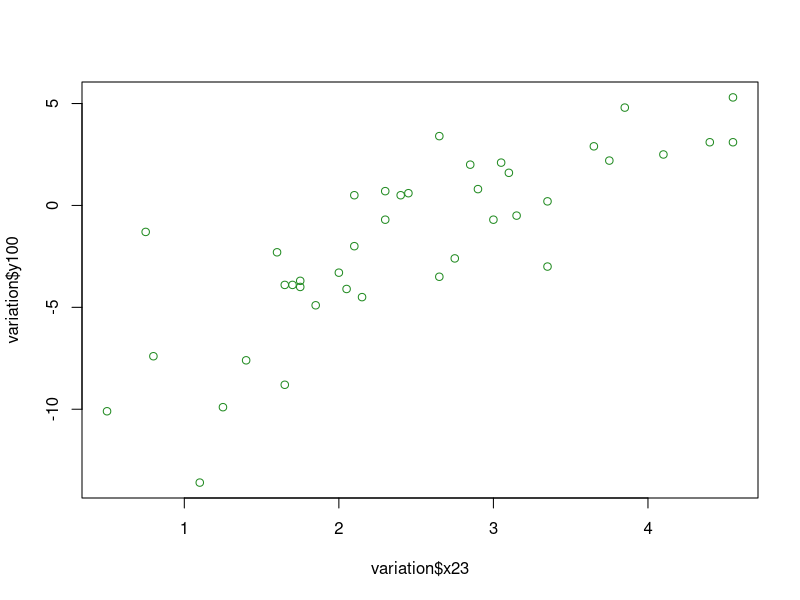

Reproduce this figure in R.
# Cleaning up the Workspace
rm(list = ls())
dev.off()
cat("\014")

# Pulling In Data from the Assembly CSV
variation <- read.csv("domcause3.csv", header=T)
# 
# main_model = lm(variation$y100 ~ variation$x16+variation$x17+variation$x19+
#                   variation$x20+variation$x21+variation$x22+variation$x23)
# 
# summary(main_model)
# 
# library(stats)
# 
# # Sigma is useful for extracting the RSD from the lm() summary. It is incorrectly identified in the summary as Residual
# # Standard Error, but this value is correct for an RSD value
# 
# sigma(main_model, use.fallback = TRUE)
# 
# 
# main_model = lm(variation$y100 ~ variation$x16)
# 
# summary(main_model)
# 
# summary(lm(variation$y100 ~ variation$x23))

#plot(variation$y100 ~ variation$x23, xlab = "x23", ylab = "y100", col = "forestgreen")

plot(variation$y100 ~ variation$x23, col = "forestgreen")

main_model = lm(variation$y100 ~ variation$x21)

summary(main_model)

